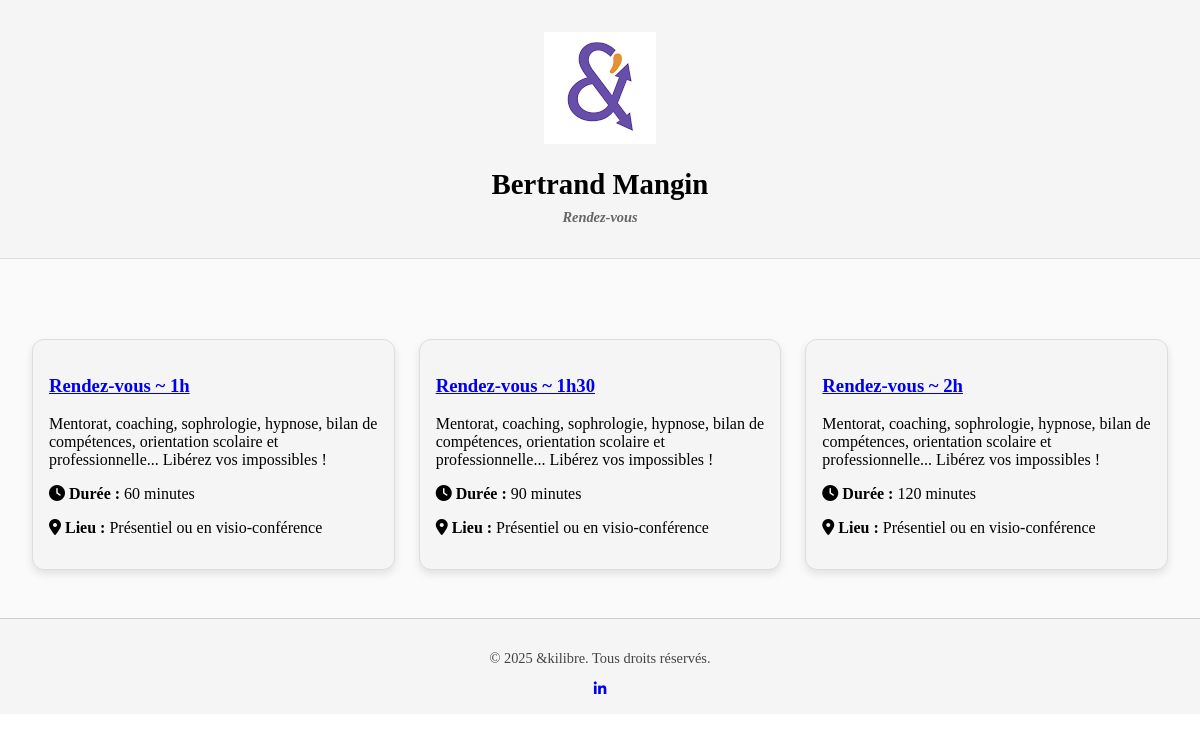
The app's page /controllers/afficher_prestation.php with its own data.
### tables this page shows
create table prestation(
    id int auto_increment primary key,
    titre varchar(255) not null,
    duree int not null,
    description text,
    tarif  int  not null

);

### Controllers/afficher_prestation.php (called while the page is built)
<?php
require '../Models/prestationdata.php';
$Prestations = GetPrestations();
require '../Views/prestation.php';

### Models/PrestationData.php (called while the page is built)
<?php
require 'connexion.php';
function GetPrestations() {
    global $db;
    $query = $db->prepare('SELECT * FROM prestation ');
    $query->execute();
    return $query->fetchAll();
}

### Views/Prestation.php (the view, shortened to what this page needs)
<!DOCTYPE html>
<html lang="en">
<head>
    <link rel="stylesheet" href="https://cdnjs.cloudflare.com/ajax/libs/font-awesome/6.5.0/css/all.min.css">
    <link rel="stylesheet" href="../Styles/prestation.css">
</head>
<body>
<header class="header">
    <div class="header-content">
        <img src="../Images/logo.png" alt="Logo de &kilibre" class="logo">
        <h2 class="responsable">Bertrand Mangin</h2>
        <h6 class="subtitle">Rendez-vous</h6>
    </div>
</header>
<section class="container">
    <div class="card-container">
        <?php
        foreach ($Prestations as $Prestation) {
            echo '<div class="card">';
            echo '<a href="../Controllers/afficher_creneau.php?id=' . htmlspecialchars($Prestation['id']) . '">';
            echo '<h3>' . htmlspecialchars($Prestation['titre']) . '</h3>';
            echo '</a>';
            echo '<p>' . htmlspecialchars($Prestation['description']) . '</p>';
            echo '<p><strong><i class="fas fa-clock"></i> Durée : </strong>' . htmlspecialchars($Prestation['duree']) . ' minutes</p>';
            echo '<p><strong><i class="fas fa-map-marker-alt"></i> Lieu : </strong>Présentiel ou en visio-conférence</p>';
            echo '</div>';
        }
        ?>
    </div>
</section>
<footer class="footer">
    <div class="footer-content">
        <p>&copy; 2025 &kilibre. Tous droits réservés.</p>
        <div class="social-icons">
            <a href="https://www.linkedin.com/in/bertrand-mangin/"><i class="fab fa-linkedin-in"></i></a>
        </div>
    </div>
</body>
</html>

### Styles/prestation.css (style rules this page uses)
html, body { height: 100%; margin: 0; padding: 0; display: flex; flex-direction: column; }
footer.footer { background-color: #f5f5f5; color: #444; text-align: center; padding: 1rem; font-size: 0.9rem; border-top: 1px solid #ccc; }
.header { display: flex; justify-content: center; align-items: center; padding: 2rem 0; background-color: #f5f5f5; text-align: center; border-bottom: 1px solid #ddd; }
.header-content { display: flex; flex-direction: column; align-items: center; gap: 0.5rem; }
.logo { max-width: 120px; margin-bottom: 1rem; }
.responsable { margin: 0; font-size: 1.8rem; font-weight: bold; }
.subtitle { margin: 0; font-size: 0.9rem; color: #666; font-style: italic; }
.container { padding: 3rem 2rem; background-color: #fafafa; }
.card-container { display: grid; grid-template-columns: repeat(auto-fit, minmax(250px, 1fr)); gap: 1.5rem; margin-top: 2rem; }
.card { background-color: #f5f5f5; border: 1px solid #ddd; padding: 1rem; border-radius: 12px; box-shadow: 0 4px 8px rgba(0, 0, 0, 0.1); transition: transform 0.2s, background-color 0.2s; }

### records on screen
prestation: titre "Rendez-vous ~ 1h", description "Mentorat, coaching, sophrologie, hypnose, bilan de compétences, orientation scolaire et professionnelle... Libérez vos impossibles !", duree "60"
prestation: titre "Rendez-vous ~ 1h30", description "Mentorat, coaching, sophrologie, hypnose, bilan de compétences, orientation scolaire et professionnelle... Libérez vos impossibles !", duree "90"
prestation: titre "Rendez-vous ~ 2h", description "Mentorat, coaching, sophrologie, hypnose, bilan de compétences, orientation scolaire et professionnelle... Libérez vos impossibles !", duree "120"
